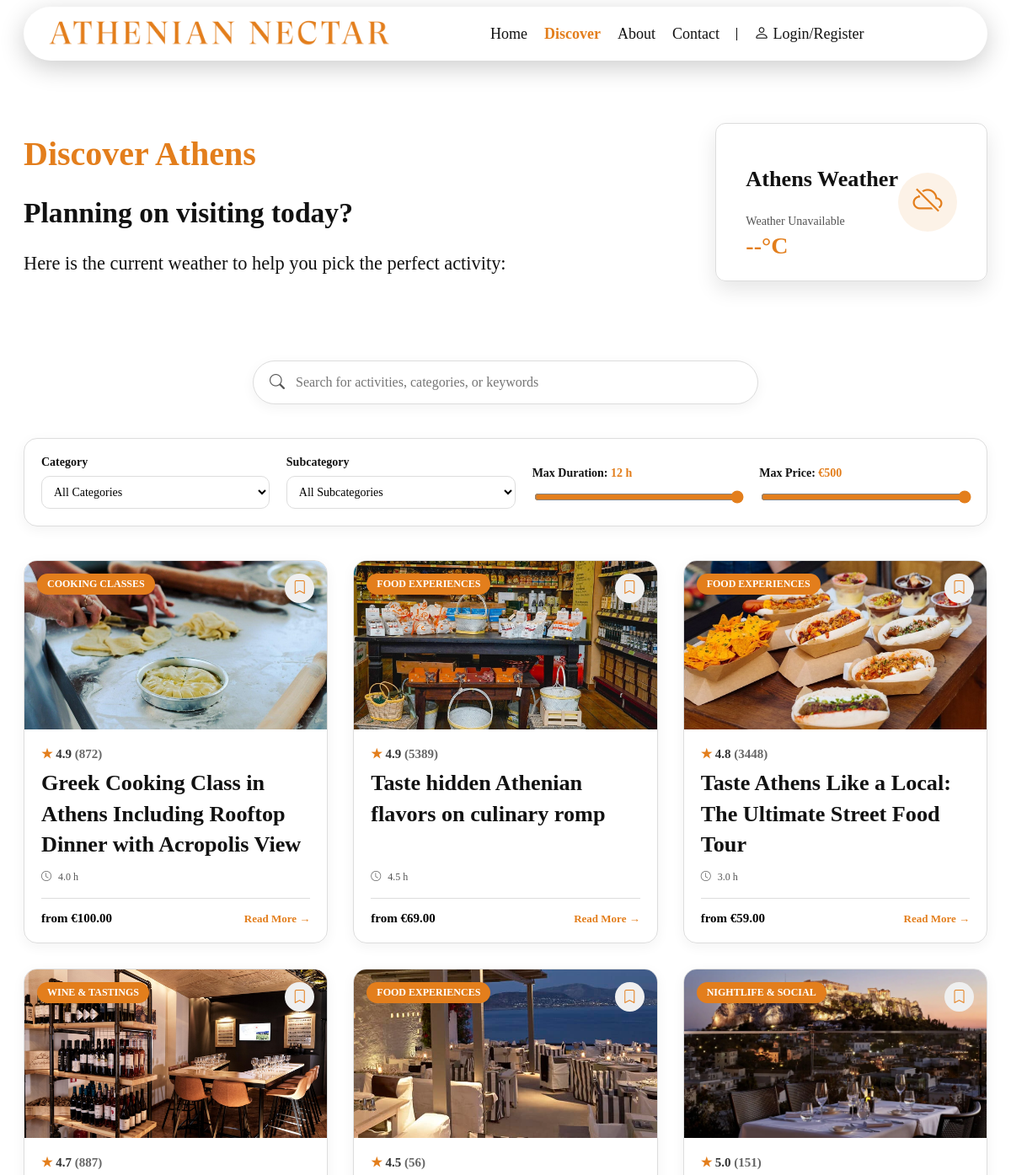
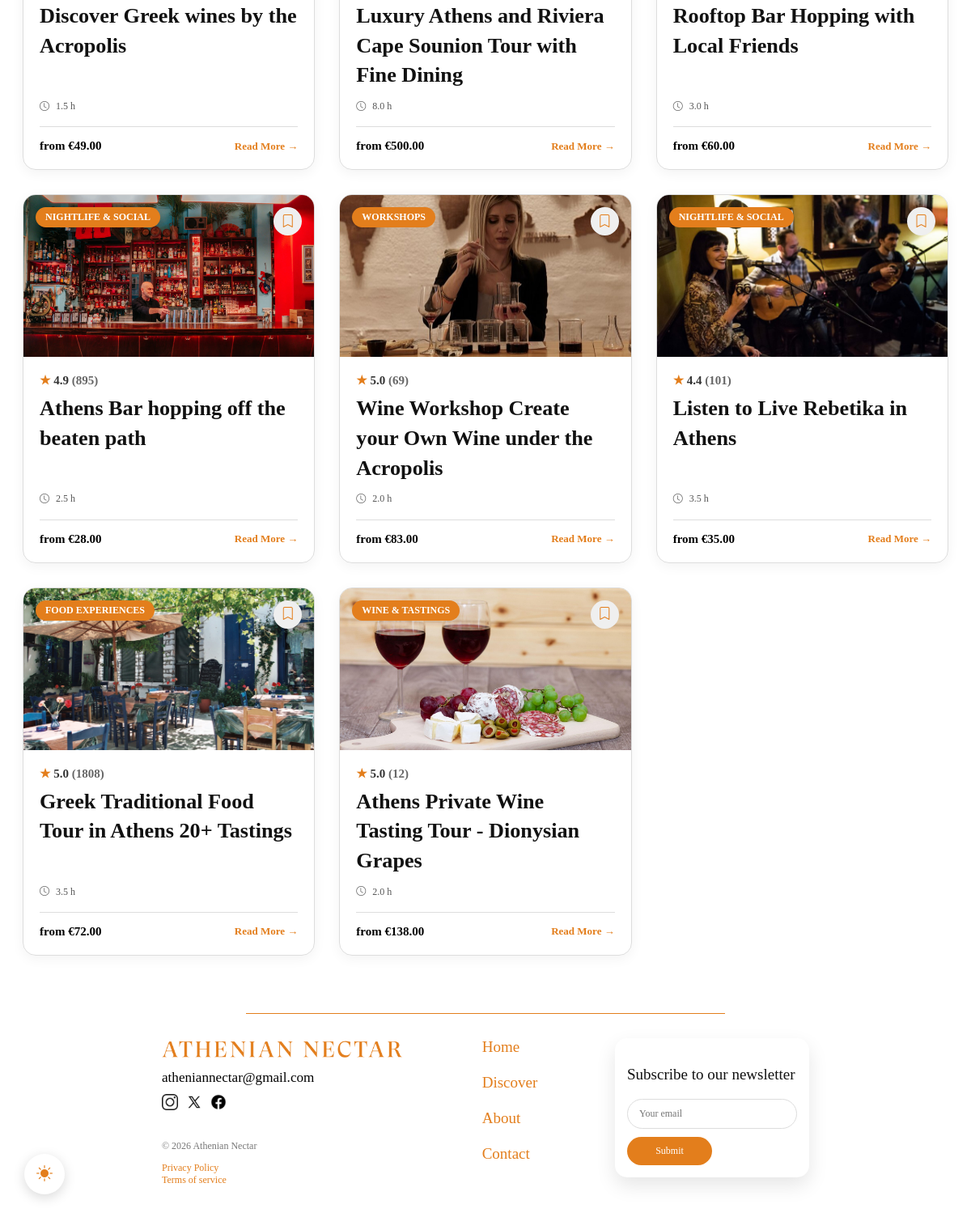
The page /discover/ on the database its author committed (2 pictures, top to bottom).
### experiences/models.py (models this page shows, shortened)
class Experience(models.Model):
    title = models.CharField(max_length=200)
    category = models.ForeignKey(Category, on_delete=models.CASCADE)
    subcategory = models.ForeignKey(Subcategory, on_delete=models.SET_NULL, blank=True, null=True)
    description = models.TextField()
    image = models.ImageField(upload_to='experiences/')
    price = models.DecimalField(max_digits=6, decimal_places=2)
    duration = models.DecimalField(max_digits=3, decimal_places=1)
    rating = models.DecimalField(max_digits=3, decimal_places=1, default=5.0)
    total_reviews = models.IntegerField(default=0)

class Category(models.Model):
    name = models.CharField(max_length=100)
    class Meta:
        verbose_name_plural = "Categories"

### experiences/views.py (the view)
# urls.py: path('discover/', include('experiences.urls')),
def discover(request):
    all_items = Experience.objects.all()
    categories = Category.objects.all()
    subcategories = Subcategory.objects.all()
    durations = Experience.objects.exclude(duration__isnull=True).values_list('duration', flat=True).distinct().order_by('duration')
    context = {
        'items': all_items,
        'categories': categories,
        'subcategories': subcategories,
        'durations': durations,
    }
    return render(request, 'experiences/discover.html', context)

### experiences/templates/experiences/discover.html (shortened to what this page needs)
{% extends 'home/base.html' %}
{% load static %}
{% block extra_css %}
    <link rel="stylesheet" href="{% static 'css/discover.css' %}">
{% endblock %}
{% block content %}
<div class="discover-container">
    <div class="discover-header-layout">
        <div class="discover-header-text">
            <h1 class="orange-title">Discover Athens</h1>
            <h2>Planning on visiting today?</h2>
            <p class="subtitle">Here is the current weather to help you pick the perfect activity:</p>
        </div>
        <div class="discover-header-widget">
            <div id="weather-widget" class="weather-card" aria-live="polite">
                <div class="weather-info">
                    <h3><b>Athens Weather</b></h3>
                    <p id="weather-description">Loading...</p>
                    <h2 id="weather-temperature">--°C</h2>
                </div>
                <div class="weather-icon-container">
                    <i id="weather-icon" class="bi bi-hourglass-split" aria-hidden="true"></i>
                </div>
            </div>
        </div>
    </div>
</div>
<section class="blog-section" aria-label="Blog posts and search">
    <div class="discover-container">
        <div class="search-container">
            <i class="bi bi-search search-icon" aria-hidden="true"></i>
            <input type="text" id="blog-search" placeholder="Search for activities, categories, or keywords" maxlength="25" aria-label="Search blog posts">
        </div>
        <div class="filter-container">
            <div class="filter-group">
                <label for="category-filter" class="filter-label">Category</label>
                <select id="category-filter" class="filter-control">
                    <option value="">All Categories</option>
                </select>
            </div>
            <div class="filter-group">
                <label for="subcategory-filter" class="filter-label">Subcategory</label>
                <select id="subcategory-filter" class="filter-control">
                    <option value="">All Subcategories</option>
                </select>
            </div>
            <div class="filter-group slider-group">
                <label for="duration-filter" class="filter-label">
                    Max Duration: <span class="price-highlight"><span id="duration-value">12</span> h</span>
                </label>
                <input type="range" id="duration-filter" min="0" max="12" step="0.5" value="12">
            </div>
            <div class="filter-group slider-group">
                <label for="price-filter" class="filter-label">
                    Max Price: <span class="price-highlight">€<span id="price-value">500</span></span>
                </label>
                <input type="range" id="price-filter" min="0" max="500" value="500">
            </div>
        </div>
        <div class="blog-grid">
            {% for item in items %}
                <article class="blog-card"
                        aria-labelledby="blog-title-{{ item.id }}"
                        data-price="{{item.price}}"
                        data-category="{{ item.category.name|lower }}"
                        data-subcategory="{% if item.subcategory %}{{ item.subcategory.name|lower }}{% endif %}"
                        data-duration="{% if item.duration %}{{ item.duration|lower }}{% endif %}">
                    <div class="blog-image-wrapper">
                        {% if item.image %}
                            <img src="{{ item.image.url }}" class="blog-img" alt="Photo of {{ item.title }}">
                        {% endif %}
                        <span class="blog-category" aria-label="Category: {{ item.category.name }}">
                            {{ item.category.name }}
                        </span>
                        <button class="save-button"
                                title="Save to Favorites"
                                data-id="{{ item.id }}"
                                data-auth="{{ user.is_authenticated|yesno:'true,false' }}"
                                aria-label="Save {{ item.title }} to favorites">
                            {% if user.is_authenticated and item in user.profile.favorites.all %}
                                <i class="bi bi-bookmark-fill" aria-hidden="true" ></i>
                            {% else %}
                                <i class="bi bi-bookmark" aria-hidden="true"></i>
                            {% endif %}
                        </button>
                    </div>
                    <div class="blog-content">
                        <div class="blog-rating">
                            <span class="blog-rating-star">★</span>
                            {{ item.rating }}
                            <span class="blog-rating-number">({{ item.total_reviews }})</span>
                        </div>
                        <h3 id="blog-title-{{ item.id }}">
                            <a href="#">{{ item.title }}</a>
                        </h3>
                        <div class="blog-details">
                            {% if item.duration %}
                                <div>
                                    <i class="bi bi-clock"></i> {{ item.duration }} h
                                </div>
                            {% endif %}
                        </div>
                        <div class="blog-bottom-part">
                            <span class="price">
                                <b>from €{{ item.price }}</b>
                            </span>
                            <a href="#" class="read-more">
                                <b> Read More <span aria-hidden="true">→</span></b>
                            </a>
                        </div>
                    </div>
                </article>
            {% endfor %}
        </div>
    </div>
</section>
{% endblock %}

### home/templates/home/base.html (shortened to what this page needs)
{% load static %}
<!DOCTYPE html>
<html lang="en">
    <head>
        <link rel="stylesheet" href="https://cdn.jsdelivr.net/npm/bootstrap-icons@1.11.3/font/bootstrap-icons.css">
        <link rel="stylesheet" href="{% static 'css/style.css' %}">
        {% block extra_css %}{% endblock %}
   </head>
    <body>
        {% include 'home/header.html' %}
        <main>
            {% block content %}
            {% endblock %}
        </main>
       {% include 'home/footer.html' %}
    </body>
</html>

### home/templates/home/header.html (shortened to what this page needs)
{% load static %}
<header class="athenian-header">
    <div class="header-container">
        <div class="logo-section">
                <a href="{% url 'home' %}">
                <img src="{% static 'images/logo.png' %}" alt="Athenian Nectar Logo">
            </a>
        </div>
        <nav class="nav-links" aria-label="Main navigation">
            <a href="{% url 'home' %}">Home</a>
            <a href="{% url 'discover' %}">Discover</a>
            <a href="{% url 'about' %}">About</a>
            <a href="{% url 'contact' %}">Contact</a>
            {% if user.is_authenticated %}
                <a href="{% url 'dashboard' %}">
                    <i class="bi bi-person"></i>
                    <span>{{ user.username|title }}</span>
                </a>
                <form action="{% url 'logout' %}" method="post" class="logout-form">
                    {% csrf_token %}
                    <button type="submit" class="logout-button">
                        <i class="bi bi-box-arrow-right"></i>
                        <span>Logout</span>
                    </button>
                </form>
            {% else %}
                <a href="{% url 'login' %}">
                    <i class="bi bi-person"></i>
                    <span>Login/Register</span>
                </a>
            {% endif %}
        </nav>
    </div>
</header>

### home/templates/home/footer.html (shortened to what this page needs)
{% load static %}
<hr class="footer-line">
<footer class="footer">
    <div class="footer-col footer-left">
        <img src= "{% static 'images/logo.png' %}" class="footer-logo" alt="Athenian Nectar Logo">
        <a href="mailto:atheniannectar@gmail.com" class="footer-email" aria-label="Email us at atheniannectar@gmail.com">
            atheniannectar@gmail.com
        </a>
        <div class="footer-social">
            <a href="#" aria-label="Visit our Instagram"><img src= "{% static 'images/instagram.png' %}" alt="Instagram Icon"></a>
            <a href="#" aria-label="Visit our Twitter"><img src= "{% static 'images/twitter.png' %}" alt="Twitter Icon"></a>
            <a href="#" aria-label="Visit our Facebook"><img src= "{% static 'images/facebook.png' %}" alt="Facebook Icon"></a>
        </div>
        <div class="footer-terms">
            <p>&#169; 2026 Athenian Nectar</p>
            <a href="#"><span>Privacy Policy</span></a> <br>
            <a href="#"><span>Terms of service</span></a>
        </div>
    </div>
    <div class="footer-col footer-links" aria-label="Footer navigation">
        <a href="{% url 'home' %}">Home</a>
        <a href="{% url 'discover' %}">Discover</a>
        <a href="{% url 'about' %}">About</a>
        <a href="{% url 'contact' %}">Contact</a>
    </div>
    <div class="newsletter" aria-labelledby="newsletter-title">
        <p id="newsletter-title"> Subscribe to our newsletter </p>
        <form>
            <input id="footer-email" class="row form-area" placeholder="Your email" type="email" name="email" maxlength="40" required>
            <button type="submit" class="newsletter-button"> Submit </button>
        </form>
    </div>
</footer>

### home/static/css/style.css (style rules this page uses)
:root { --bg-color: #ffffff; --text-color: #111111; --text-muted: #555555; --border-color: #dddddd; --line-color: #000000; }
body { background-color: var(--bg-color); color: var(--text-color); transition: background-color 0.3s ease, color 0.3s ease; font-family: 'Georgia', 'Perpetua', 'Perpetua Titling MT', 'Times New Roman',serif; font-size: 140%; }
a { color: #e37e1c; text-decoration: none; }
.orange-title { font-size: 40px; color: #e37e1c; }
.athenian-header { padding: 0 20px; }
.header-container { display: flex; justify-content: space-between; align-items: center; max-width: 1100px; margin: 0 auto; background-color: var(--bg-color); padding: 12px 30px; border-radius: 50px; box-shadow: 0 8px 30px rgba(0,0,0,0.2); }
.logo-section img { height: 40px; width: auto; display: block; }
.nav-links { display: flex; align-items: center; gap: 20px; }
.nav-links a { color: var(--text-color); text-decoration: none; font-size: 18px; transition: color 0.3s; }
.nav-links a.active, .mobile-dropdown a.active { color: #e37e1c; font-weight: 600; }
.footer-line { width: 50%; height: 1px; background-color: #e37e1c; border: none; margin-bottom: 30px; }
.footer { display: flex; justify-content: space-between; align-items: flex-start; max-width: 800px; margin: 0 auto 40px; padding: 0 20px; font-size: 85%; }
.footer-col { display: flex; flex-direction: column; gap: 10px; }
.footer-logo { width: 300px; }
.footer-email { color: black; text-decoration: none; font-size: 90%; }
.footer-social { display: flex; gap: 10px; }
.footer-social img { width: 20px; height: 20px; }
.footer-social a { text-decoration: none; display: inline-block; }
.footer-links a { color: #e37e1c; text-decoration: none; }
.footer-links { gap: 22px; }
.newsletter { background:var(--bg-color); padding:15px; border-radius:15px; box-shadow:0 10px 25px rgba(0,0,0,0.1); text-align: left; max-width: 210px; width: 100%; }
.newsletter form { display: flex; flex-direction: column; align-items: flex-start; }
.newsletter input[type="email"] { width: 100%; box-sizing: border-box; padding: 10px 14px; margin-bottom: 10px; border-radius: 20px; border: 1px solid var(--border-color); font-size: 12px; font-family: inherit; outline: none; transition: border-color 0.2s, box-shadow 0.2s; }
.newsletter-button { width:50%; padding:10px; background:#e37e1c; color:white; border:none; border-radius:30px; font-size:12px; cursor:pointer; font-family: inherit; }
.footer-terms { font-size:12px; color:#777; text-align:left; margin-top:10px; }

### rows shown on the page
Experience: image (picture), category.name "COOKING CLASSES", rating "4.9", total_reviews "872", title "Greek Cooking Class in Athens Including Rooftop Dinner with Acropolis View", duration "4.0", price "100.00"
Experience: image (picture), category.name "FOOD EXPERIENCES", rating "4.9", total_reviews "5389", title "Taste hidden Athenian flavors on culinary romp", duration "4.5", price "69.00"
Experience: image (picture), category.name "FOOD EXPERIENCES", rating "4.8", total_reviews "3448", title "Taste Athens Like a Local: The Ultimate Street Food Tour", duration "3.0", price "59.00"
Experience: image (picture), category.name "WINE & TASTINGS", rating "4.7", total_reviews "887", title "Discover Greek wines by the Acropolis", duration "1.5", price "49.00"
Experience: image (picture), category.name "FOOD EXPERIENCES", rating "4.5", total_reviews "56", title "Luxury Athens and Riviera Cape Sounion Tour with Fine Dining", duration "8.0", price "500.00"
Experience: image (picture), category.name "NIGHTLIFE & SOCIAL", rating "5.0", total_reviews "151", title "Rooftop Bar Hopping with Local Friends", duration "3.0", price "60.00"
Experience: image (picture), category.name "NIGHTLIFE & SOCIAL", rating "4.9", total_reviews "895", title "Athens Bar hopping off the beaten path", duration "2.5", price "28.00"
Experience: image (picture), category.name "WORKSHOPS", rating "5.0", total_reviews "69", title "Wine Workshop Create your Own Wine under the Acropolis", duration "2.0", price "83.00"
Experience: image (picture), category.name "NIGHTLIFE & SOCIAL", rating "4.4", total_reviews "101", title "Listen to Live Rebetika in Athens", duration "3.5", price "35.00"
Experience: image (picture), category.name "FOOD EXPERIENCES", rating "5.0", total_reviews "1808", title "Greek Traditional Food Tour in Athens 20+ Tastings", duration "3.5", price "72.00"
Experience: image (picture), category.name "WINE & TASTINGS", rating "5.0", total_reviews "12", title "Athens Private Wine Tasting Tour - Dionysian Grapes", duration "2.0", price "138.00"
